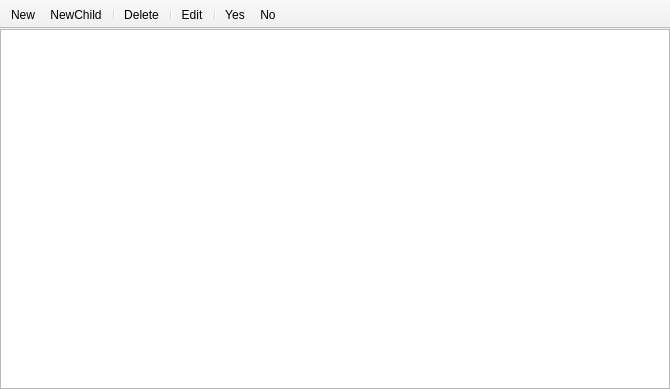
<?xml version="1.0" encoding="UTF-8"?>
<ui version="4.0">
 <class>TreeRegions</class>
 <widget class="QMainWindow" name="TreeRegions">
  <property name="geometry">
   <rect>
    <x>0</x>
    <y>0</y>
    <width>670</width>
    <height>389</height>
   </rect>
  </property>
  <property name="windowTitle">
   <string>MainWindow</string>
  </property>
  <property name="toolTip">
   <string/>
  </property>
  <widget class="QWidget" name="centralwidget">
   <layout class="QGridLayout" name="gridLayout">
    <property name="leftMargin">
     <number>0</number>
    </property>
    <property name="topMargin">
     <number>0</number>
    </property>
    <property name="rightMargin">
     <number>0</number>
    </property>
    <property name="bottomMargin">
     <number>0</number>
    </property>
    <item row="0" column="0">
     <widget class="QTreeView" name="treeView"/>
    </item>
   </layout>
  </widget>
  <widget class="QToolBar" name="toolBar">
   <property name="windowTitle">
    <string>toolBar</string>
   </property>
   <property name="toolTip">
    <string/>
   </property>
   <property name="movable">
    <bool>false</bool>
   </property>
   <attribute name="toolBarArea">
    <enum>TopToolBarArea</enum>
   </attribute>
   <attribute name="toolBarBreak">
    <bool>false</bool>
   </attribute>
   <addaction name="action_NewParent"/>
   <addaction name="action_NewChild"/>
   <addaction name="separator"/>
   <addaction name="action_Delete"/>
   <addaction name="separator"/>
   <addaction name="action_Edit"/>
   <addaction name="separator"/>
   <addaction name="action_Yes"/>
   <addaction name="action_No"/>
  </widget>
  <action name="action_NewParent">
   <property name="icon">
    <iconset resource="icons/ViewWindowRes.qrc">
     <normaloff>:/plus+.png</normaloff>:/plus+.png</iconset>
   </property>
   <property name="text">
    <string>&amp;New</string>
   </property>
   <property name="toolTip">
    <string>Добавить( страну???)</string>
   </property>
  </action>
  <action name="action_Delete">
   <property name="icon">
    <iconset resource="icons/ViewWindowRes.qrc">
     <normaloff>:/trash.png</normaloff>:/trash.png</iconset>
   </property>
   <property name="text">
    <string>&amp;Delete</string>
   </property>
   <property name="toolTip">
    <string>Удалить</string>
   </property>
  </action>
  <action name="action_Edit">
   <property name="icon">
    <iconset resource="icons/ViewWindowRes.qrc">
     <normaloff>:/note.png</normaloff>:/note.png</iconset>
   </property>
   <property name="text">
    <string>&amp;Edit</string>
   </property>
   <property name="toolTip">
    <string>Редактировать</string>
   </property>
  </action>
  <action name="action_Yes">
   <property name="icon">
    <iconset resource="icons/ViewWindowRes.qrc">
     <normaloff>:/check.png</normaloff>:/check.png</iconset>
   </property>
   <property name="text">
    <string>&amp;Yes</string>
   </property>
   <property name="toolTip">
    <string>Применить</string>
   </property>
  </action>
  <action name="action_No">
   <property name="icon">
    <iconset resource="icons/ViewWindowRes.qrc">
     <normaloff>:/close.png</normaloff>:/close.png</iconset>
   </property>
   <property name="text">
    <string>&amp;No</string>
   </property>
   <property name="toolTip">
    <string>Отменить</string>
   </property>
  </action>
  <action name="action_NewChild">
   <property name="icon">
    <iconset resource="icons/ViewWindowRes.qrc">
     <normaloff>:/plus.png</normaloff>:/plus.png</iconset>
   </property>
   <property name="text">
    <string>&amp;NewChild</string>
   </property>
   <property name="toolTip">
    <string>Добавить</string>
   </property>
  </action>
 </widget>
 <resources>
  <include location="icons/ViewWindowRes.qrc"/>
 </resources>
 <connections/>
</ui>
